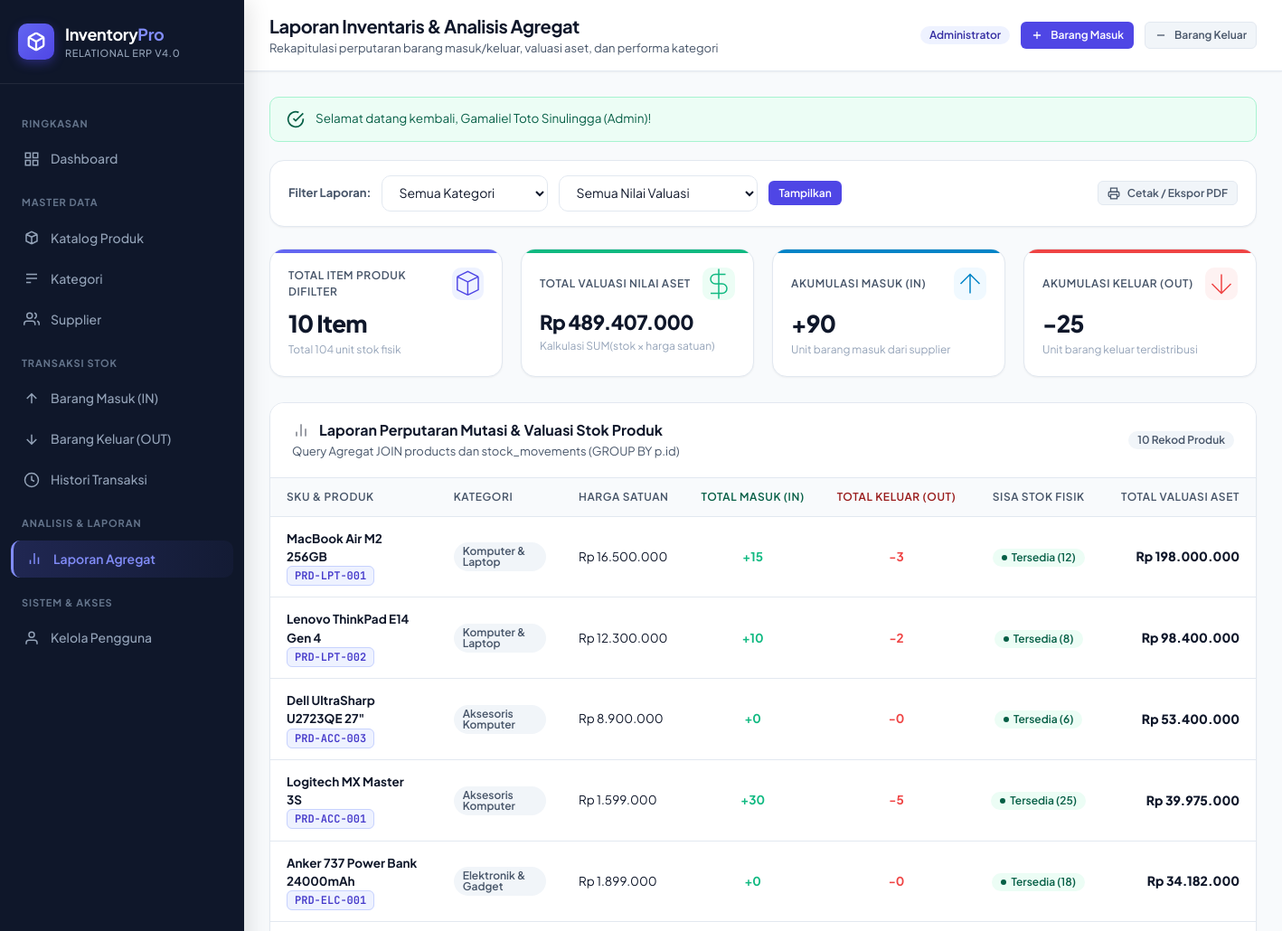
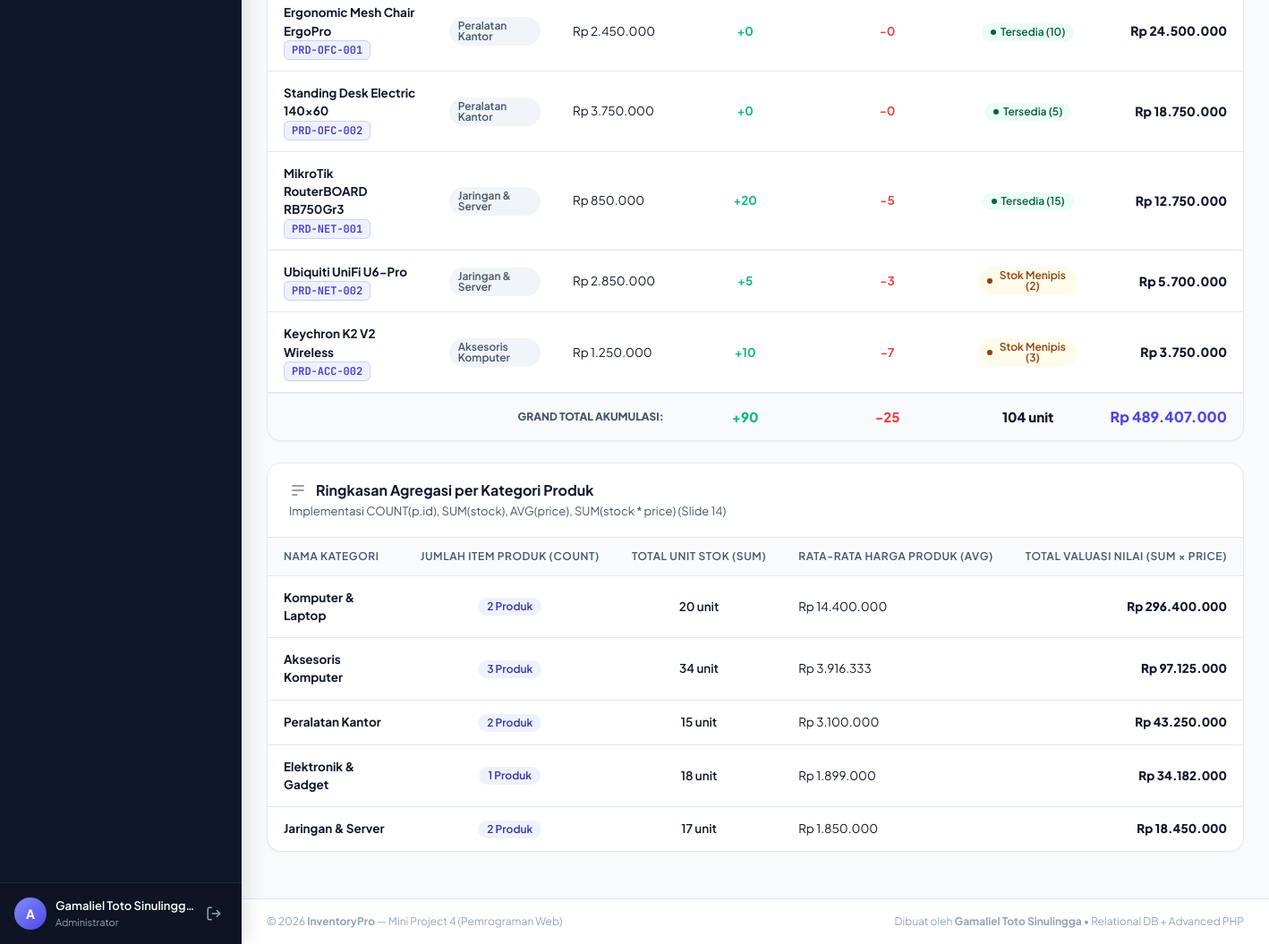
The page /public/reports/index.php (signed in) on the database its author committed (2 pictures, top to bottom).
### tables this page shows
CREATE TABLE products (
    id INT AUTO_INCREMENT PRIMARY KEY,
    category_id INT NOT NULL,
    sku VARCHAR(50) NOT NULL UNIQUE,
    name VARCHAR(150) NOT NULL,
    description TEXT NULL,
    image VARCHAR(255) NULL,
    price DECIMAL(12,2) NOT NULL DEFAULT 0.00,
    stock INT NOT NULL DEFAULT 0,
    minimum_stock INT NOT NULL DEFAULT 5,
    created_at TIMESTAMP DEFAULT CURRENT_TIMESTAMP,
    updated_at TIMESTAMP DEFAULT CURRENT_TIMESTAMP ON UPDATE CURRENT_TIMESTAMP,
    CONSTRAINT fk_product_category FOREIGN KEY (category_id) REFERENCES categories(id) ON DELETE RESTRICT ON UPDATE CASCADE
);

CREATE TABLE categories (
    id INT AUTO_INCREMENT PRIMARY KEY,
    name VARCHAR(100) NOT NULL UNIQUE,
    description VARCHAR(255) NULL,
    created_at TIMESTAMP DEFAULT CURRENT_TIMESTAMP
);

### helpers/auth.php (called while the page is built, shortened)
<?php
function getBaseUrl(): string {
    $scriptName = $_SERVER['SCRIPT_NAME'] ?? '';
    $dir = dirname($scriptName);
    if (strpos($dir, '/public') !== false) {
        return substr($dir, 0, strpos($dir, '/public'));
    }
    return '';
}

### public/reports/index.php (the view, shortened to what this page needs)
<?php
require_once __DIR__ . '/../../helpers/auth.php';
$minValuation = filter_input(INPUT_GET, 'min_val', FILTER_VALIDATE_FLOAT) ?: 0;
$whereSql = '';
$params = [];
$havingClause = '';
$reportSql = "
    SELECT
        p.id, p.sku, p.name, p.price, p.stock, p.minimum_stock,
        c.name AS category_name,
        (p.stock * p.price) AS total_valuation,
        COALESCE(SUM(CASE WHEN sm.type = 'IN' THEN sm.quantity ELSE 0 END), 0) AS total_in,
        COALESCE(SUM(CASE WHEN sm.type = 'OUT' THEN sm.quantity ELSE 0 END), 0) AS total_out
    FROM products p
    JOIN categories c ON c.id = p.category_id
    LEFT JOIN stock_movements sm ON sm.product_id = p.id
    $whereSql
    GROUP BY p.id, p.sku, p.name, p.price, p.stock, p.minimum_stock, c.name
    $havingClause
    ORDER BY total_valuation DESC
";
$stmtReport = $pdo->prepare($reportSql);
$stmtReport->execute($params);
$productReports = $stmtReport->fetchAll();
$stmtCatReport = $pdo->query("
    SELECT
        c.id, c.name,
        COUNT(p.id) AS count_products,
        COALESCE(SUM(p.stock), 0) AS sum_stock,
        COALESCE(AVG(p.price), 0) AS avg_price,
        COALESCE(SUM(p.stock * p.price), 0) AS category_valuation
    FROM categories c
    LEFT JOIN products p ON p.category_id = c.id
    GROUP BY c.id, c.name
    ORDER BY category_valuation DESC
");
$catReports = $stmtCatReport->fetchAll();
$grandTotalStock = 0;
$grandTotalValue = 0;
$grandTotalIn = 0;
$grandTotalOut = 0;
foreach ($productReports as $pr) {
    $grandTotalStock += (int)$pr['stock'];
    $grandTotalValue += (float)$pr['total_valuation'];
    $grandTotalIn    += (int)$pr['total_in'];
    $grandTotalOut   += (int)$pr['total_out'];
}
include __DIR__ . '/../../views/header.php';
?>
<div class="card" style="margin-bottom: 24px;">
    <div class="card-body" style="padding: 16px 20px;">
        <form method="GET" action="" style="display: flex; gap: 12px; flex-wrap: wrap; align-items: center; justify-content: space-between;">
            <div style="display: flex; gap: 12px; flex-wrap: wrap; align-items: center;">
                <label style="font-size: 13px; font-weight: 700; color: var(--text-secondary);">Filter Laporan:</label>
                <select name="category_id" class="form-control" style="width: auto; min-width: 180px;">
                    <option value="">Semua Kategori</option>
                </select>
                <select name="min_val" class="form-control" style="width: auto; min-width: 200px;">
                    <option value="0" <?= $minValuation == 0 ? 'selected' : '' ?>>Semua Nilai Valuasi</option>
                </select>
                <button type="submit" class="btn btn-primary btn-sm">Tampilkan</button>
            </div>
            <button type="button" onclick="window.print()" class="btn btn-secondary btn-sm">
                <svg viewBox="0 0 24 24" fill="none" stroke="currentColor"><polyline points="6 9 6 2 18 2 18 9"></polyline><path d="M6 18H4a2 2 0 0 1-2-2v-5a2 2 0 0 1 2-2h16a2 2 0 0 1 2 2v5a2 2 0 0 1-2 2h-2"></path><rect x="6" y="14" width="12" height="8"></rect></svg>
                Cetak / Ekspor PDF
            </button>
        </form>
    </div>
</div>
<div class="stats-grid">
    <div class="stat-card primary">
        <div class="stat-header">
            <span class="stat-label">Total Item Produk Difilter</span>
            <div class="stat-icon">
                <svg viewBox="0 0 24 24" fill="none" stroke="currentColor"><path d="M20 7l-8-4-8 4m16 0l-8 4m8-4v10l-8 4m0-10L4 7m8 4v10M4 7v10l8 4"/></svg>
            </div>
        </div>
        <div class="stat-value"><?= count($productReports) ?> Item</div>
        <div class="stat-meta">Total <?= number_format($grandTotalStock) ?> unit stok fisik</div>
    </div>
    <div class="stat-card success">
        <div class="stat-header">
            <span class="stat-label">Total Valuasi Nilai Aset</span>
            <div class="stat-icon">
                <svg viewBox="0 0 24 24" fill="none" stroke="currentColor"><line x1="12" y1="1" x2="12" y2="23"></line><path d="M17 5H9.5a3.5 3.5 0 0 0 0 7h5a3.5 3.5 0 0 1 0 7H6"></path></svg>
            </div>
        </div>
        <div class="stat-value" style="font-size: 22px;"><?= formatRupiah($grandTotalValue) ?></div>
        <div class="stat-meta">Kalkulasi SUM(stok &times; harga satuan)</div>
    </div>
    <div class="stat-card info">
        <div class="stat-header">
            <span class="stat-label">Akumulasi Masuk (IN)</span>
            <div class="stat-icon">
                <svg viewBox="0 0 24 24" fill="none" stroke="currentColor"><path d="M12 19V5M5 12l7-7 7 7"/></svg>
            </div>
        </div>
        <div class="stat-value">+<?= number_format($grandTotalIn) ?></div>
        <div class="stat-meta">Unit barang masuk dari supplier</div>
    </div>
    <div class="stat-card danger">
        <div class="stat-header">
            <span class="stat-label">Akumulasi Keluar (OUT)</span>
            <div class="stat-icon">
                <svg viewBox="0 0 24 24" fill="none" stroke="currentColor"><path d="M12 5v14M5 12l7 7 7-7"/></svg>
            </div>
        </div>
        <div class="stat-value">-<?= number_format($grandTotalOut) ?></div>
        <div class="stat-meta">Unit barang keluar terdistribusi</div>
    </div>
</div>
<div class="card">
    <div class="card-header">
        <div>
            <h3 class="card-title">
                <svg width="20" height="20" viewBox="0 0 24 24" fill="none" stroke="currentColor"><line x1="18" y1="20" x2="18" y2="10"></line><line x1="12" y1="20" x2="12" y2="4"></line><line x1="6" y1="20" x2="6" y2="14"></line></svg>
                Laporan Perputaran Mutasi & Valuasi Stok Produk
            </h3>
            <p class="card-subtitle">Query Agregat JOIN products dan stock_movements (GROUP BY p.id)</p>
        </div>
        <span class="badge badge-secondary"><?= count($productReports) ?> Rekod Produk</span>
    </div>
    <div class="table-responsive">
        <table class="table">
            <thead>
                <tr>
                    <th>SKU & Produk</th>
                    <th>Kategori</th>
                    <th>Harga Satuan</th>
                    <th style="text-align: center; color: var(--success-text);">Total Masuk (IN)</th>
                    <th style="text-align: center; color: var(--danger-text);">Total Keluar (OUT)</th>
                    <th style="text-align: center;">Sisa Stok Fisik</th>
                    <th style="text-align: right;">Total Valuasi Aset</th>
                </tr>
            </thead>
            <tbody>
                <?php if (empty($productReports)): ?>
                    <tr>
                        <td colspan="7" style="text-align: center; padding: 36px; color: var(--text-muted);">
                            Tidak ada data produk yang memenuhi kriteria filter.
                        </td>
                    </tr>
                <?php else: ?>
                    <?php foreach ($productReports as $pr): ?>
                        <tr>
                            <td>
                                <div style="font-weight: 700; color: var(--text-primary); font-size: 13.5px;">
                                    <a href="<?= $baseUrl ?>/public/products/detail.php?id=<?= $pr['id'] ?>" style="color: inherit; text-decoration: none;">
                                        <?= e($pr['name']) ?>
                                    </a>
                                </div>
                                <span class="sku-badge"><?= e($pr['sku']) ?></span>
                            </td>
                            <td>
                                <span class="badge badge-secondary"><?= e($pr['category_name']) ?></span>
                            </td>
                            <td><?= formatRupiah($pr['price']) ?></td>
                            <td style="text-align: center; font-weight: 700; color: var(--success);">
                                +<?= number_format($pr['total_in']) ?>
                            </td>
                            <td style="text-align: center; font-weight: 700; color: var(--danger);">
                                -<?= number_format($pr['total_out']) ?>
                            </td>
                            <td style="text-align: center;">
                                <?= stockBadge((int)$pr['stock'], (int)$pr['minimum_stock']) ?>
                            </td>
                            <td style="text-align: right; font-weight: 800; color: var(--text-primary); font-size: 14px;">
                                <?= formatRupiah($pr['total_valuation']) ?>
                            </td>
                        </tr>
                    <?php endforeach; ?>
                <?php endif; ?>
            </tbody>
            <tfoot>
                <tr style="background: #f8fafc; font-weight: 800; border-top: 2px solid var(--border-color);">
                    <td colspan="3" style="text-align: right; text-transform: uppercase; font-size: 12px; color: var(--text-secondary); padding: 16px;">
                        Grand Total Akumulasi:
                    </td>
                    <td style="text-align: center; color: var(--success); font-size: 15px;">
                        +<?= number_format($grandTotalIn) ?>
                    </td>
                    <td style="text-align: center; color: var(--danger); font-size: 15px;">
                        -<?= number_format($grandTotalOut) ?>
                    </td>
                    <td style="text-align: center; font-size: 15px;">
                        <?= number_format($grandTotalStock) ?> unit
                    </td>
                    <td style="text-align: right; font-size: 16px; color: var(--primary);">
                        <?= formatRupiah($grandTotalValue) ?>
                    </td>
                </tr>
            </tfoot>
        </table>
    </div>
</div>
<div class="card">
    <div class="card-header">
        <div>
            <h3 class="card-title">
                <svg width="20" height="20" viewBox="0 0 24 24" fill="none" stroke="currentColor"><path d="M4 6h16M4 12h16M4 18h7"/></svg>
                Ringkasan Agregasi per Kategori Produk
            </h3>
            <p class="card-subtitle">Implementasi COUNT(p.id), SUM(stock), AVG(price), SUM(stock * price) (Slide 14)</p>
        </div>
    </div>
    <div class="table-responsive">
        <table class="table">
            <thead>
                <tr>
                    <th>Nama Kategori</th>
                    <th style="text-align: center;">Jumlah Item Produk (COUNT)</th>
                    <th style="text-align: center;">Total Unit Stok (SUM)</th>
                    <th>Rata-rata Harga Produk (AVG)</th>
                    <th style="text-align: right;">Total Valuasi Nilai (SUM &times; price)</th>
                </tr>
            </thead>
            <tbody>
                <?php foreach ($catReports as $cr): ?>
                    <tr>
                        <td style="font-weight: 700; color: var(--text-primary);"><?= e($cr['name']) ?></td>
                        <td style="text-align: center;">
                            <span class="badge badge-primary"><?= (int)$cr['count_products'] ?> Produk</span>
                        </td>
                        <td style="text-align: center; font-weight: 600;">
                            <?= number_format($cr['sum_stock']) ?> unit
                        </td>
                        <td><?= formatRupiah($cr['avg_price']) ?></td>
                        <td style="text-align: right; font-weight: 800; color: var(--text-primary);">
                            <?= formatRupiah($cr['category_valuation']) ?>
                        </td>
                    </tr>
                <?php endforeach; ?>
            </tbody>
        </table>
    </div>
</div>
<?php include __DIR__ . '/../../views/footer.php'; ?>

### helpers/escape.php (shortened to what this page needs)
<?php
if (!function_exists('e')) {
    function e(?string $value): string {
        return htmlspecialchars((string)$value, ENT_QUOTES, 'UTF-8');
    }
}
if (!function_exists('formatRupiah')) {
    function formatRupiah($amount): string {
        $num = (float)$amount;
        return 'Rp ' . number_format($num, 0, ',', '.');
    }
}
if (!function_exists('stockBadge')) {
    function stockBadge(int $stock, int $minStock): string {
        if ($stock <= 0) {
            return '<span class="badge badge-danger"><span class="badge-dot"></span>Habis (0)</span>';
        } elseif ($stock <= $minStock) {
            return '<span class="badge badge-warning"><span class="badge-dot"></span>Stok Menipis (' . $stock . ')</span>';
        } else {
            return '<span class="badge badge-success"><span class="badge-dot"></span>Tersedia (' . $stock . ')</span>';
        }
    }
}
if (!function_exists('roleBadge')) {
    function roleBadge(string $role): string {
        $roleLower = strtolower($role);
        if ($roleLower === 'admin') {
            return '<span class="badge badge-primary">Administrator</span>';
        } elseif ($roleLower === 'staff') {
            return '<span class="badge badge-info">Staff Gudang</span>';
        }
        return '<span class="badge badge-secondary">' . e($role) . '</span>';
    }
}

### rows shown on the page
products: name "MacBook Air M2 256GB", sku "PRD-LPT-001", category.name "Komputer & Laptop", price "Rp 16.500.000", total_in "15", total_out "3", stock "12", total_valuation "Rp 198.000.000"
products: name "Lenovo ThinkPad E14 Gen 4", sku "PRD-LPT-002", category.name "Komputer & Laptop", price "Rp 12.300.000", total_in "10", total_out "2", stock "8", total_valuation "Rp 98.400.000"
products: name "Dell UltraSharp U2723QE 27\"", sku "PRD-ACC-003", category.name "Aksesoris Komputer", price "Rp 8.900.000", total_in "0", total_out "0", stock "6", total_valuation "Rp 53.400.000"
products: name "Logitech MX Master 3S", sku "PRD-ACC-001", category.name "Aksesoris Komputer", price "Rp 1.599.000", total_in "30", total_out "5", stock "25", total_valuation "Rp 39.975.000"
products: name "Anker 737 Power Bank 24000mAh", sku "PRD-ELC-001", category.name "Elektronik & Gadget", price "Rp 1.899.000", total_in "0", total_out "0", stock "18", total_valuation "Rp 34.182.000"
products: name "Ergonomic Mesh Chair ErgoPro", sku "PRD-OFC-001", category.name "Peralatan Kantor", price "Rp 2.450.000", total_in "0", total_out "0", stock "10", total_valuation "Rp 24.500.000"
products: name "Standing Desk Electric 140x60", sku "PRD-OFC-002", category.name "Peralatan Kantor", price "Rp 3.750.000", total_in "0", total_out "0", stock "5", total_valuation "Rp 18.750.000"
products: name "MikroTik RouterBOARD RB750Gr3", sku "PRD-NET-001", category.name "Jaringan & Server", price "Rp 850.000", total_in "20", total_out "5", stock "15", total_valuation "Rp 12.750.000"
products: name "Ubiquiti UniFi U6-Pro", sku "PRD-NET-002", category.name "Jaringan & Server", price "Rp 2.850.000", total_in "5", total_out "3", stock "2", total_valuation "Rp 5.700.000"
products: name "Keychron K2 V2 Wireless", sku "PRD-ACC-002", category.name "Aksesoris Komputer", price "Rp 1.250.000", total_in "10", total_out "7", stock "3", total_valuation "Rp 3.750.000"
categories: name "Komputer & Laptop", count_products "2", sum_stock "20", avg_price "Rp 14.400.000", category_valuation "Rp 296.400.000"
categories: name "Aksesoris Komputer", count_products "3", sum_stock "34", avg_price "Rp 3.916.333", category_valuation "Rp 97.125.000"
categories: name "Peralatan Kantor", count_products "2", sum_stock "15", avg_price "Rp 3.100.000", category_valuation "Rp 43.250.000"
categories: name "Elektronik & Gadget", count_products "1", sum_stock "18", avg_price "Rp 1.899.000", category_valuation "Rp 34.182.000"
categories: name "Jaringan & Server", count_products "2", sum_stock "17", avg_price "Rp 1.850.000", category_valuation "Rp 18.450.000"

### other values the page prints
substr($username, 0, 1) "A"
$fullName "Gamaliel Toto Sinulingg…"
$pageTitle "Laporan Inventaris & Analisis Agregat"
$pageSubtitle "Rekapitulasi perputaran barang masuk/keluar, valuasi aset, dan performa kategori"
$flash['message'] "Selamat datang kembali, Gamaliel Toto Sinulingga (Admin)!"
count($productReports) "10"
$grandTotalStock "104"
formatRupiah($grandTotalValue) "Rp 489.407.000"
$grandTotalIn "90"
$grandTotalOut "25"
